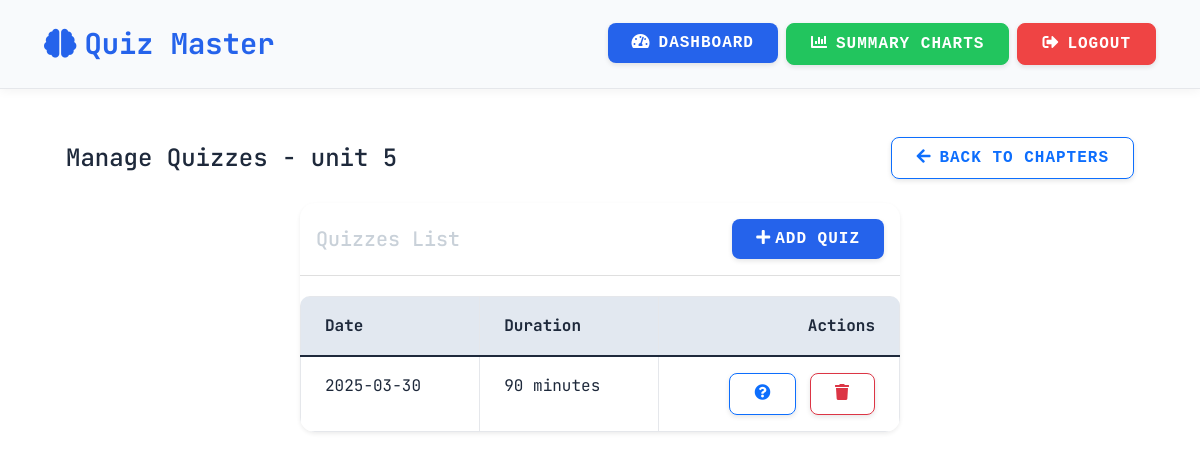
Screenshot of /manage_quizzes/14 (signed in) with the database file from the repository.
### models.py (models this page shows)
class Chapter(db.Model):
    id = db.Column(db.Integer, primary_key=True)
    subject_id = db.Column(db.Integer, db.ForeignKey('subject.id'))
    name = db.Column(db.String(200), nullable=False)

class Quiz(db.Model):
    id = db.Column(db.Integer, primary_key=True)
    chapter_id = db.Column(db.Integer, db.ForeignKey('chapter.id'))
    date_of_quiz = db.Column(db.String(20))
    time_duration = db.Column(db.String(10))
    chapter = db.relationship('Chapter', backref='quizzes')

### app.py (the view)
@app.route('/manage_quizzes/<int:chapter_id>')
def manage_quizzes(chapter_id):
    if 'admin' not in session:
        return redirect('/admin_login')
    chapter = Chapter.query.get(chapter_id)
    quizzes = Quiz.query.filter_by(chapter_id=chapter_id).all()
    return render_template('manage_quizzes.html', chapter=chapter, quizzes=quizzes)

### templates/manage_quizzes.html (shortened to what this page needs)
{% extends 'base.html' %}
{% block content %}
<div class="container-fluid px-4">
    <div class="d-flex justify-content-between align-items-center mb-4">
        <h2 class="h4 mb-0">Manage Quizzes - {{ chapter.name }}</h2>
        <a href="{{ url_for('manage_chapters', subject_id=chapter.subject_id) }}" class="btn btn-outline-primary">
            <i class="fas fa-arrow-left me-2"></i>Back to Chapters
        </a>
    </div>
    <div class="row">
        <div class="col-12">
            <div class="card border-0 shadow-sm">
                <div class="card-header bg-white py-3">
                    <div class="d-flex justify-content-between align-items-center">
                        <h5 class="mb-0">Quizzes List</h5>
                        <button type="button" class="btn btn-sm btn-primary" data-bs-toggle="modal" data-bs-target="#addQuizModal">
                            <i class="fas fa-plus me-1"></i>Add Quiz
                        </button>
                    </div>
                </div>
                <div class="card-body p-0">
                    {% if quizzes %}
                    <div class="table-responsive">
                        <table class="table table-hover mb-0">
                            <thead class="table-light">
                                <tr>
                                    <th class="px-4">Date</th>
                                    <th class="px-4">Duration</th>
                                    <th class="text-end px-4">Actions</th>
                                </tr>
                            </thead>
                            <tbody>
                                {% for quiz in quizzes %}
                                <tr>
                                    <td class="px-4">{{ quiz.date_of_quiz }}</td>
                                    <td class="px-4">{{ quiz.time_duration }} minutes</td>
                                    <td class="text-end px-4">
                                        <a href="{{ url_for('manage_questions', quiz_id=quiz.id) }}" class="btn btn-sm btn-outline-primary me-1" title="Manage Questions">
                                            <i class="fas fa-question-circle"></i>
                                        </a>
                                        <a href="{{ url_for('delete_quiz', id=quiz.id) }}" class="btn btn-sm btn-outline-danger" onclick="return confirm('Are you sure you want to delete this quiz?')" title="Delete Quiz">
                                            <i class="fas fa-trash"></i>
                                        </a>
                                    </td>
                                </tr>
                                {% endfor %}
                            </tbody>
                        </table>
                    </div>
                    {% else %}
                    <div class="text-center py-5">
                        <i class="fas fa-clipboard-list fa-3x text-muted mb-3"></i>
                        <p class="text-muted">No quizzes added yet. Click the "Add Quiz" button to get started.</p>
                    </div>
                    {% endif %}
                </div>
            </div>
        </div>
    </div>
</div>
{% endblock %}

### static/style.css (style rules this page uses)
body { background: #0d1117; font-family: 'Courier New', monospace; color: #c9d1d9; margin: 0; padding: 0; }
.card { max-width: 600px; margin: auto; background: #161b22; border-radius: 10px; box-shadow: 0 4px 15px rgba(0, 255, 0, 0.2); overflow: hidden; transition: transform 0.3s ease, box-shadow 0.3s ease; color: #c9d1d9; }
.btn { border-radius: 30px; padding: 10px 20px; font-size: 1rem; transition: background-color 0.3s ease, transform 0.2s ease; font-family: 'Courier New', monospace; }
.btn-primary { background-color: #0d6efd; color: #ffffff; border: none; }
.table { border-collapse: collapse; width: 100%; margin: 20px 0; font-size: 1rem; text-align: left; background: #161b22; color: #c9d1d9; }
.table th, .table td { padding: 12px 15px; border: 1px solid #30363d; }
.table th { background-color: #0d6efd; color: #ffffff; }

### templates/base.html (style rules this page uses)
:root { --primary-color: #2563eb; --secondary-color: #f8fafc; --text-color: #1e293b; --accent-color: #e2e8f0; --danger-color: #ef4444; --success-color: #22c55e; --warning-color: #f59e0b; --info-color: #3b82f6; --border-color: #e5e7eb; --hover-bg: #f1f5f9; }
body { background-color: #ffffff; color: var(--text-color); font-family: 'JetBrains Mono', monospace; line-height: 1.6; }
.btn { border-radius: 8px; padding: 0.5rem 1.5rem; font-weight: 600; transition: all 0.3s ease; text-transform: uppercase; letter-spacing: 1px; box-shadow: 0 2px 5px rgba(0, 0, 0, 0.1); }
.btn-primary { background-color: var(--primary-color); border-color: var(--primary-color); color: white; }
.card { background-color: white; border: 1px solid var(--border-color); border-radius: 15px; box-shadow: 0 4px 15px rgba(0, 0, 0, 0.05); transition: all 0.3s ease; margin-bottom: 2rem; }
.card-body { padding: 2rem; }
h2, h3 { font-family: 'JetBrains Mono', monospace; color: var(--text-color); font-weight: 700; margin-bottom: 1.5rem; }
.table { color: var(--text-color); background-color: white; border-radius: 10px; overflow: hidden; }
.table th { background-color: var(--accent-color); color: var(--text-color); border-color: var(--border-color); }
.table td { border-color: var(--border-color); }

### templates/manage_quizzes.html (style rules this page uses)
.table > :not(caption) > * > * { padding: 1rem 0.5rem; }

### rows the page displays
Chapter: name "unit 5"
Quiz: date_of_quiz "2025-03-30", time_duration "90"
